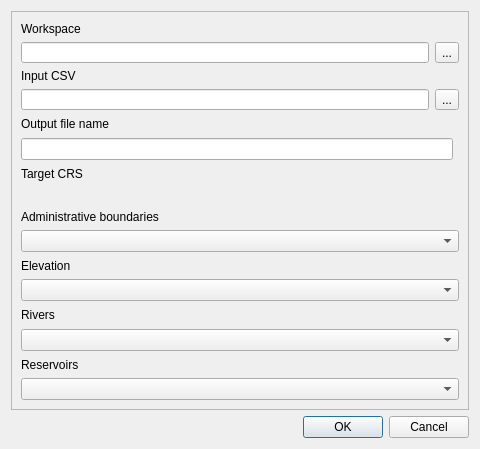
<?xml version="1.0" encoding="UTF-8"?>
<ui version="4.0">
 <class>Surface_Water_Extractor</class>
 <widget class="QDialog" name="Surface_Water_Extractor">
  <property name="geometry">
   <rect>
    <x>0</x>
    <y>0</y>
    <width>480</width>
    <height>449</height>
   </rect>
  </property>
  <property name="windowTitle">
   <string>Surface_Water_Extractor</string>
  </property>
  <layout class="QGridLayout" name="gridLayout_2">
   <item row="0" column="0">
    <widget class="QScrollArea" name="scrollArea">
     <property name="widgetResizable">
      <bool>true</bool>
     </property>
     <widget class="QWidget" name="scrollAreaWidgetContents">
      <property name="geometry">
       <rect>
        <x>0</x>
        <y>0</y>
        <width>460</width>
        <height>400</height>
       </rect>
      </property>
      <layout class="QGridLayout" name="gridLayout">
       <item row="5" column="0">
        <widget class="QLineEdit" name="lineEdit_3"/>
       </item>
       <item row="4" column="0">
        <widget class="QLabel" name="label_6">
         <property name="text">
          <string>Output file name</string>
         </property>
        </widget>
       </item>
       <item row="3" column="0" colspan="2">
        <layout class="QVBoxLayout" name="verticalLayout_2">
         <item>
          <widget class="QLabel" name="label_2">
           <property name="text">
            <string>Input CSV</string>
           </property>
          </widget>
         </item>
         <item>
          <layout class="QHBoxLayout" name="horizontalLayout_3">
           <item>
            <widget class="QLineEdit" name="lineEdit_2">
             <property name="minimumSize">
              <size>
               <width>100</width>
               <height>20</height>
              </size>
             </property>
            </widget>
           </item>
           <item>
            <widget class="QToolButton" name="toolButton_2">
             <property name="minimumSize">
              <size>
               <width>0</width>
               <height>20</height>
              </size>
             </property>
             <property name="text">
              <string>...</string>
             </property>
            </widget>
           </item>
          </layout>
         </item>
        </layout>
       </item>
       <item row="11" column="0" colspan="2">
        <widget class="QLabel" name="label_11">
         <property name="text">
          <string>Elevation</string>
         </property>
        </widget>
       </item>
       <item row="12" column="0" colspan="2">
        <widget class="QComboBox" name="comboBox_2"/>
       </item>
       <item row="6" column="0">
        <widget class="QLabel" name="label_5">
         <property name="text">
          <string>Target CRS</string>
         </property>
        </widget>
       </item>
       <item row="15" column="0" colspan="2">
        <widget class="QLabel" name="label_13">
         <property name="text">
          <string>Reservoirs</string>
         </property>
        </widget>
       </item>
       <item row="13" column="0" colspan="2">
        <widget class="QLabel" name="label_12">
         <property name="text">
          <string>Rivers</string>
         </property>
        </widget>
       </item>
       <item row="8" column="0" colspan="2">
        <widget class="QgsProjectionSelectionWidget" name="mQgsProjectionSelectionWidget" native="true"/>
       </item>
       <item row="0" column="0">
        <widget class="QLabel" name="label">
         <property name="text">
          <string>Workspace</string>
         </property>
        </widget>
       </item>
       <item row="10" column="0" colspan="2">
        <widget class="QComboBox" name="comboBox"/>
       </item>
       <item row="16" column="0" colspan="2">
        <widget class="QComboBox" name="comboBox_4"/>
       </item>
       <item row="2" column="0" colspan="2">
        <layout class="QHBoxLayout" name="horizontalLayout_2">
         <item>
          <layout class="QHBoxLayout" name="horizontalLayout">
           <item>
            <widget class="QLineEdit" name="lineEdit">
             <property name="minimumSize">
              <size>
               <width>100</width>
               <height>20</height>
              </size>
             </property>
            </widget>
           </item>
           <item>
            <widget class="QToolButton" name="toolButton">
             <property name="minimumSize">
              <size>
               <width>0</width>
               <height>20</height>
              </size>
             </property>
             <property name="text">
              <string>...</string>
             </property>
            </widget>
           </item>
          </layout>
         </item>
        </layout>
       </item>
       <item row="14" column="0" colspan="2">
        <widget class="QComboBox" name="comboBox_3"/>
       </item>
       <item row="9" column="0">
        <widget class="QLabel" name="label_3">
         <property name="text">
          <string>Administrative boundaries</string>
         </property>
        </widget>
       </item>
      </layout>
     </widget>
    </widget>
   </item>
   <item row="1" column="0">
    <widget class="QDialogButtonBox" name="button_box">
     <property name="orientation">
      <enum>Qt::Horizontal</enum>
     </property>
     <property name="standardButtons">
      <set>QDialogButtonBox::Cancel|QDialogButtonBox::Ok</set>
     </property>
    </widget>
   </item>
  </layout>
 </widget>
 <customwidgets>
  <customwidget>
   <class>QgsProjectionSelectionWidget</class>
   <extends>QWidget</extends>
   <header>qgsprojectionselectionwidget.h</header>
  </customwidget>
 </customwidgets>
 <resources/>
 <connections>
  <connection>
   <sender>button_box</sender>
   <signal>accepted()</signal>
   <receiver>Surface_Water_Extractor</receiver>
   <slot>accept()</slot>
   <hints>
    <hint type="sourcelabel">
     <x>20</x>
     <y>20</y>
    </hint>
    <hint type="destinationlabel">
     <x>20</x>
     <y>20</y>
    </hint>
   </hints>
  </connection>
  <connection>
   <sender>button_box</sender>
   <signal>rejected()</signal>
   <receiver>Surface_Water_Extractor</receiver>
   <slot>reject()</slot>
   <hints>
    <hint type="sourcelabel">
     <x>20</x>
     <y>20</y>
    </hint>
    <hint type="destinationlabel">
     <x>20</x>
     <y>20</y>
    </hint>
   </hints>
  </connection>
 </connections>
</ui>
